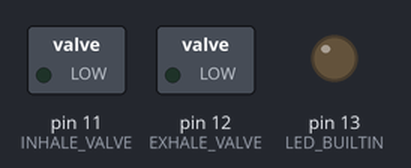
Recording of a sketch running on a simulated Arduino Uno, built with avr-gcc and run on an emulated ATmega328P. Shown: switched loads named in the sketch (green lamp = pin HIGH), output pins drawn as LEDs (lit = HIGH).

Above: at 0.8 s.
At 3.2 s:
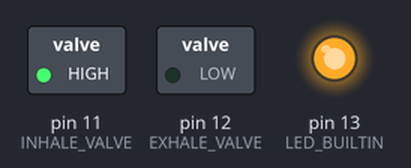
At 5.6 s:
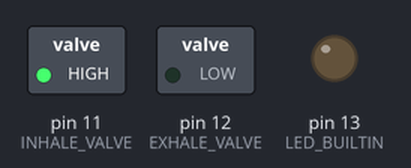
At 7.9 s:
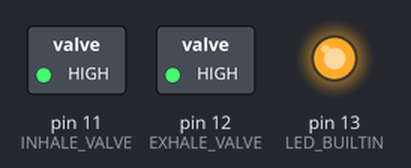
At 10.3 s:
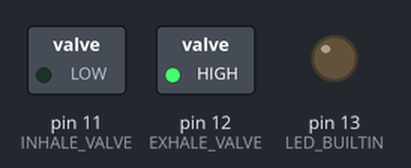
Timing chart, 0 to 12.3 s (numbered marks = the images above):
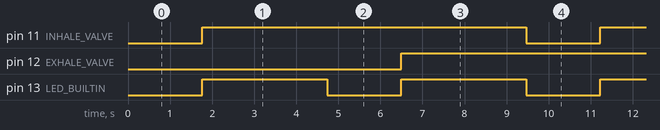

Measured:
- by itself, pin 11 (INHALE_VALVE), pin 12 (EXHALE_VALVE): alternates HIGH for 7.7 s and LOW for 1.8 s
- by itself, pin 13 (LED_BUILTIN): alternates HIGH for 3.0 s and LOW for 1.8 s

The sketch:

VentilatorControl.ino
```cpp
/// @author Gastón H. Salazar Silva <ghsalazar@ipn.mx>
/// @brief  VentilatorControl is a timer for controlling electrovalves.

enum Mode {TEST, PRODUCTION};
enum AutomatonState {INHALE,PAUSE_INHALE,EXHALE,PAUSE_EXHALE};
enum ElectrovalveState {OFF, ON};

const Mode      MODE    = TEST;
const unsigned  SECOND  = 0xC2F7;

const uint8_t OFF_TIME     = A0;
const uint8_t ON_TIME      = A1;
const uint8_t EXHALE_VALVE = 12;
const uint8_t INHALE_VALVE = 11;

AutomatonState automaton;
bool onTimerEnd;

void setup() {
  int value;

  pinMode(LED_BUILTIN,OUTPUT);
  pinMode(EXHALE_VALVE,OUTPUT);
  pinMode(INHALE_VALVE,OUTPUT);

  automaton = INHALE;
  value = readPotentiometer(ON_TIME);
  timer(value*SECOND);
  electrovalve(INHALE_VALVE, ON);
}

void loop() {
  int value;

  if (automaton==INHALE && onTimerEnd) {
    automaton = PAUSE_INHALE;
    value = readPotentiometer(OFF_TIME);
    timer(value*SECOND);
    electrovalve(INHALE_VALVE, OFF);
  }
  else if (automaton==PAUSE_INHALE && onTimerEnd) {
    automaton = EXHALE;
    value = readPotentiometer(ON_TIME);
    timer(value*SECOND);
    electrovalve(EXHALE_VALVE, ON);
  }
  else if (automaton==EXHALE && onTimerEnd) {
    automaton = PAUSE_EXHALE;
    value = readPotentiometer(OFF_TIME);
    timer(value*SECOND);
    electrovalve(EXHALE_VALVE, OFF);
  }
  else if (automaton==PAUSE_EXHALE && onTimerEnd) {
    automaton = INHALE;
    value = readPotentiometer(ON_TIME);
    timer(value*SECOND);
    electrovalve(INHALE_VALVE, ON);
  }
}

void timer(unsigned time) {
  onTimerEnd = false;
  TCCR1A = 0;
  TCCR1B = 0;
  TCCR1B |= (1<<CS10)|(1 << CS12);
  TCNT1 = time*SECOND;
  TIMSK1 |= (1 << TOIE1);
}

ISR(TIMER1_OVF_vect) {
  onTimerEnd = true;
}

void electrovalve(uint8_t valve, ElectrovalveState state) {
  if (state == ON) {
    digitalWrite(LED_BUILTIN, LOW);
    digitalWrite(valve, LOW);
  }
  else if (state == OFF) {
    digitalWrite(LED_BUILTIN, HIGH);
    digitalWrite(valve, HIGH);
  }
}

int readPotentiometer(uint8_t pin) {
  int value;
  if (MODE == TEST) {
    if (pin == A0)
      value = 1;
    else if (pin == A1)
      value = 2;
  }
  else if (MODE == PRODUCTION)
    value = analogRead(pin);
  return value;
}
```
